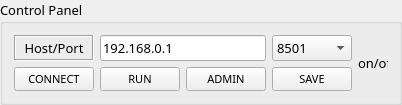
     <widget class="QGroupBox" name="groupBox_control">
      <property name="font">
       <font>
        <family>Microsoft YaHei</family>
        <pointsize>10</pointsize>
       </font>
      </property>
      <property name="title">
       <string>Control Panel</string>
      </property>
      <layout class="QGridLayout" name="gridLayout_4">
       <item row="1" column="0">
        <widget class="QPushButton" name="pushButton">
         <property name="font">
          <font>
           <family>Microsoft YaHei</family>
           <pointsize>8</pointsize>
          </font>
         </property>
         <property name="text">
          <string>CONNECT</string>
         </property>
        </widget>
       </item>
       <item row="1" column="1">
        <widget class="QPushButton" name="pushButton_2">
         <property name="font">
          <font>
           <family>Microsoft YaHei</family>
           <pointsize>8</pointsize>
          </font>
         </property>
         <property name="text">
          <string>RUN</string>
         </property>
        </widget>
       </item>
       <item row="0" column="3">
        <widget class="QComboBox" name="comboBox_2">
         <property name="font">
          <font>
           <family>Microsoft YaHei</family>
           <pointsize>10</pointsize>
          </font>
         </property>
         <item>
          <property name="text">
           <string>8501</string>
          </property>
         </item>
        </widget>
       </item>
       <item row="1" column="3">
        <widget class="QPushButton" name="pushButton_21">
         <property name="font">
          <font>
           <family>Microsoft YaHei</family>
           <pointsize>8</pointsize>
          </font>
         </property>
         <property name="text">
          <string>SAVE</string>
         </property>
        </widget>
       </item>
       <item row="0" column="0">
        <widget class="QLabel" name="label_17">
         <property name="font">
          <font>
           <family>Microsoft YaHei</family>
           <pointsize>10</pointsize>
          </font>
         </property>
         <property name="frameShape">
          <enum>QFrame::Box</enum>
         </property>
         <property name="frameShadow">
          <enum>QFrame::Sunken</enum>
         </property>
         <property name="text">
          <string>Host/Port</string>
         </property>
         <property name="alignment">
          <set>Qt::AlignCenter</set>
         </property>
        </widget>
       </item>
       <item row="0" column="4" rowspan="2">
        <widget class="QLabel" name="label_18">
         <property name="maximumSize">
          <size>
           <width>30</width>
           <height>30</height>
          </size>
         </property>
         <property name="font">
          <font>
           <family>Microsoft YaHei</family>
           <pointsize>10</pointsize>
          </font>
         </property>
         <property name="text">
          <string>on/off</string>
         </property>
        </widget>
       </item>
       <item row="1" column="2">
        <widget class="QPushButton" name="pushButton_3">
         <property name="font">
          <font>
           <family>Microsoft YaHei</family>
           <pointsize>8</pointsize>
          </font>
         </property>
         <property name="text">
          <string>ADMIN</string>
         </property>
        </widget>
       </item>
       <item row="0" column="1" colspan="2">
        <widget class="QLineEdit" name="lineEdit_8">
         <property name="text">
          <string>192.168.0.1</string>
         </property>
        </widget>
       </item>
      </layout>
     </widget>
